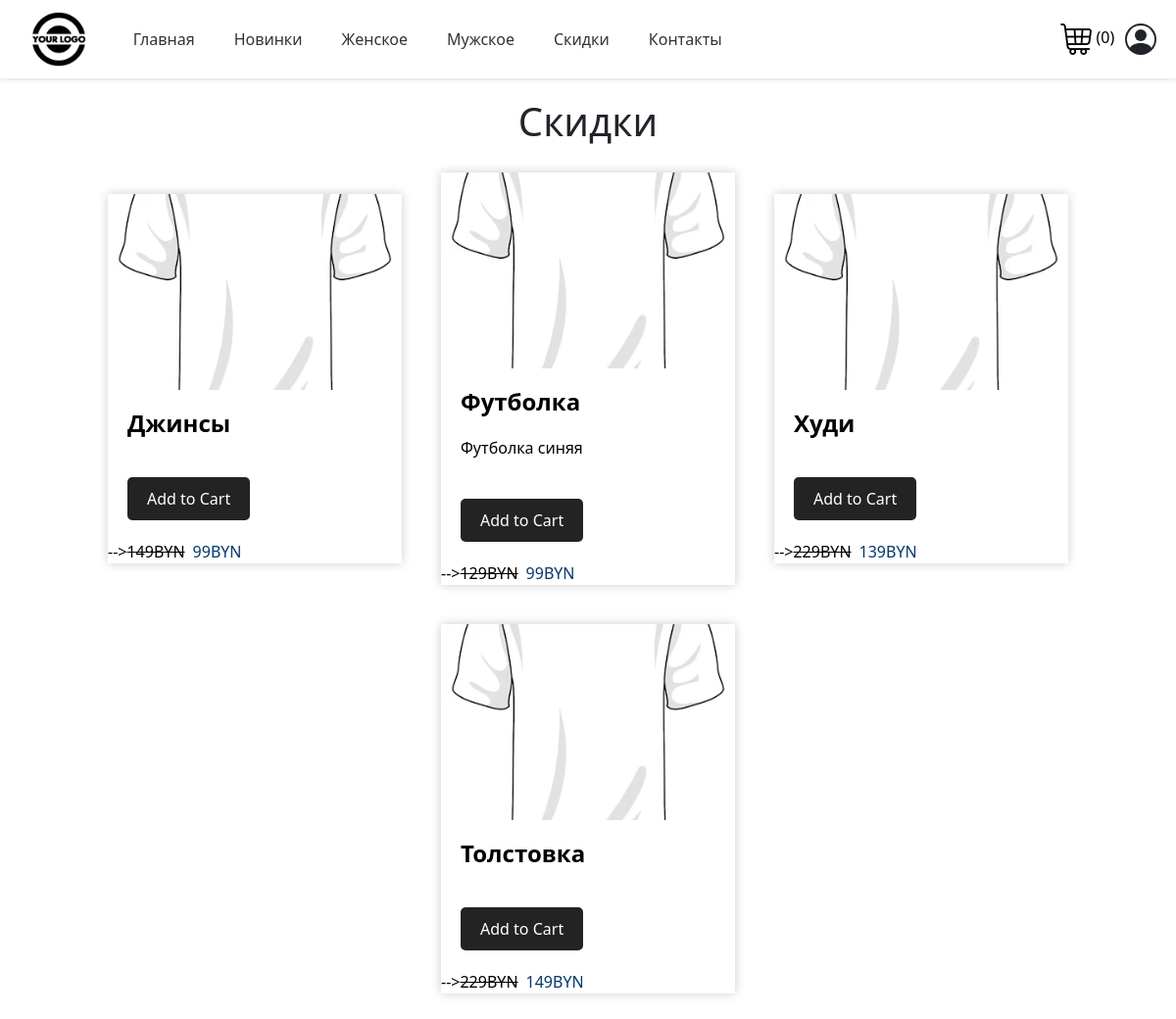
Page /sale on the earlier database version.
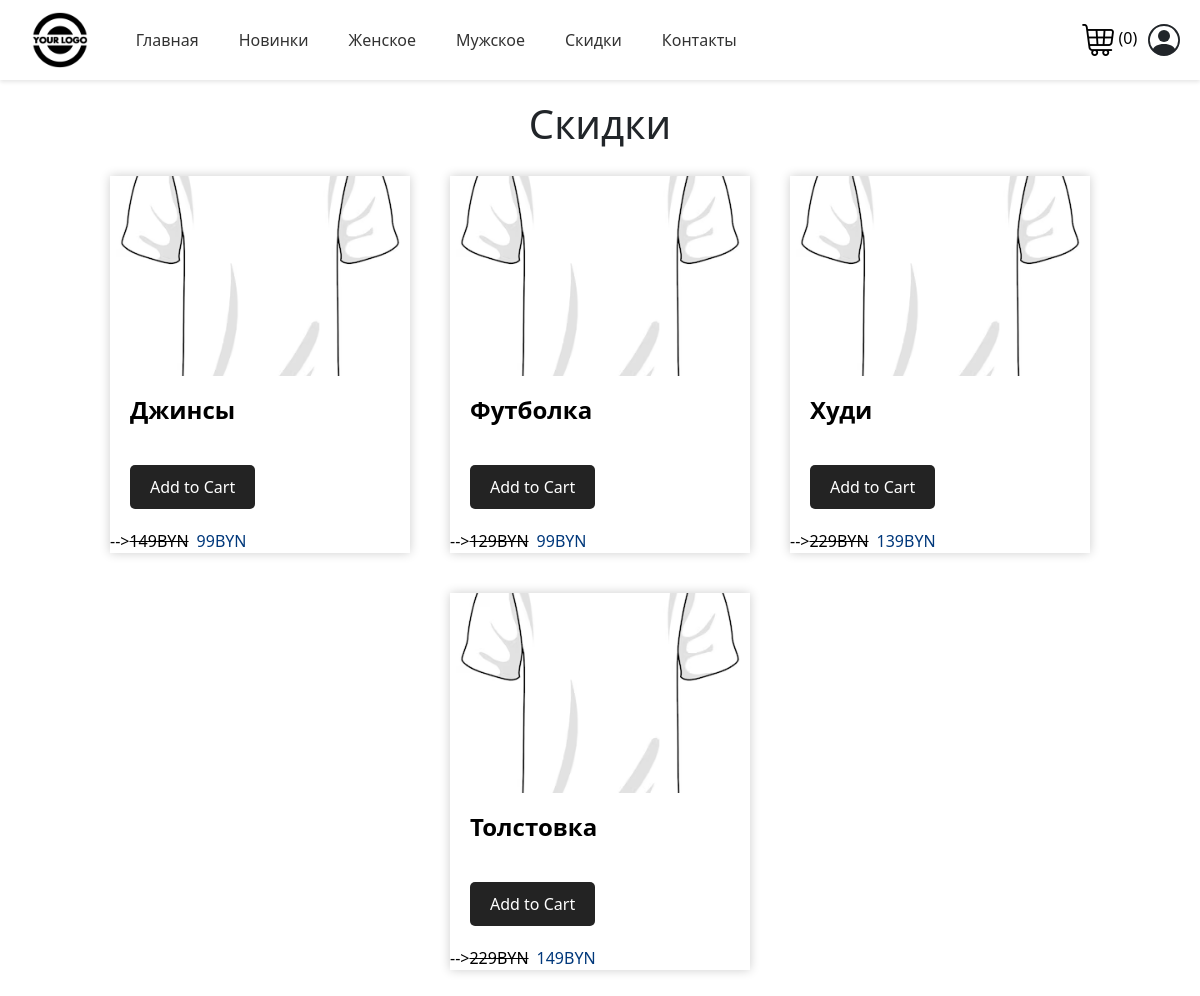
Same page on the later database version.
### catalog/models.py (models this page shows, shortened)
class Product(models.Model):
    GENDER_CHOICES = (
        ('M', 'Male'),
        ('F', 'Female'),
        ('U', 'Unisex'),
    )
    name = models.CharField(max_length=255)
    category = models.ForeignKey(Category, on_delete=models.CASCADE)
    color = models.ForeignKey(Color, on_delete=models.CASCADE, blank=True, null=True)
    size = models.CharField(max_length=3, choices=[('XS', 'XS'), ('S', 'S'), ('M', 'M'), ('L', 'L'), ('XL', 'XL'), ('XXL', 'XXL')], blank=True, null=True)
    description = models.TextField(blank=True)
    price = models.DecimalField(max_digits=6, decimal_places=0)
    quantity = models.DecimalField(default=1, max_digits=6, decimal_places=0)
    discount_price = models.IntegerField(null=True, blank=True)
    image = models.ImageField(upload_to='clothing_images/', blank=True, default="product_placeholder.jpg")
    gender = models.CharField(max_length=1, choices=GENDER_CHOICES, default='U')

### catalog/views.py (the view)
# urls.py: path('sale', SaleView.as_view(), name='sale'),
class SaleView(TemplateView):
    template_name = 'sale.html'
    def get(self, request):
        products = Product.objects.all().filter(discount_price__gt=0)
        cart = request.session.get('cart', {})
        params = {
            'products': products,
            'cart': cart
        }
        return render(request, self.template_name, params)

### templates/sale.html
{% extends "base.html" %}
{% block content %}
<h1 align="center" style="padding-top: 100px">Cкидки</h1>
<div class="products">
    {% for product in products %}
    <div class="product">
        <a href="{{ product.get_item }}" style="text-decoration: none; color: black">
        <img src="{{product.image.url}}" alt="Product Image"/>
        <h3>{{product.name}}</h3>
        <p>{{ product.description }}</p>
        <button>Add to Cart</button>
        <div class="good-item__prices">-->
            <div class="good-item__prices-old">{{ product.price }}BYN</div>
            <div class="good-item__prices-new">{{ product.discount_price }}BYN</div>
        </div>
        </a>
    </div>
    {% endfor %}
</div>
{% endblock %}

Differences in the rows shown:
changed Product "Футболка": description "Футболка синяя" → (not shown)
